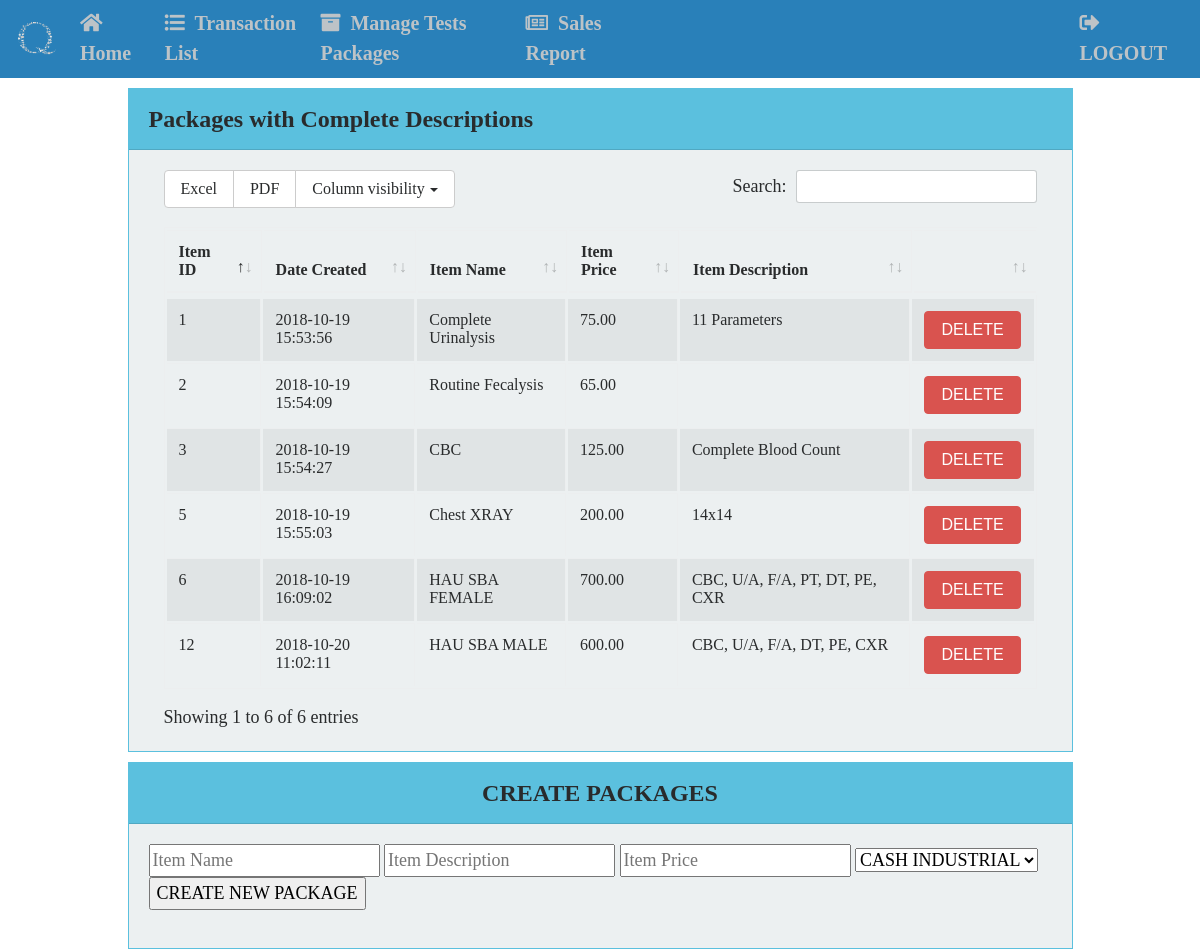
Screenshot of /cashier/ItemCash.php (signed in) with the database file from the repository.
### tables this page shows
CREATE TABLE `qpd_items` (
  `ItemID` int(13) NOT NULL,
  `ItemName` varchar(255) NOT NULL,
  `ItemPrice` decimal(19,2) NOT NULL,
  `ItemDescription` varchar(255) NOT NULL,
  `ItemType` varchar(50) NOT NULL,
  `CreationDate` datetime NOT NULL DEFAULT CURRENT_TIMESTAMP,
  `DateUpdate` datetime NOT NULL
);

### classes/pack.php (called while the page is built, shortened)
<?php
class pack {
	public function fetch_all(){
		global $pdo;
		$query = $pdo->prepare("SELECT * FROM qpd_items WHERE ItemType LIKE 'Cash%' ORDER BY ItemID desc");
		$query->execute();
		return $query->fetchAll();
	}
}
?>

### cashier/ItemCash.php (the view, shortened to what this page needs)
<?php
include_once('../connection.php');
include_once('../classes/pack.php');
$pack = new pack;
$pack = $pack->fetch_all();
?>
<html>
	<head>
		<link rel="stylesheet" type="text/css" href="../source/bootstrap4/css/bootstrap.css">
		<link rel="stylesheet" type="text/css" href="../source/CDN/dataTables.bootstrap4.min.css">
		<link rel="stylesheet" type="text/css" href="../source/CDN/buttons.bootstrap4.min.css	">
	</head>
<body>
<?php include_once('cashsidebar.php');?>
<div class="container-fluid">
<div class="col-md-10 offset-sm-1">
	<div class="card card-info" style="border-radius: 0px; margin-top: 10px;">
		<div class="card-header"><b>Packages with Complete Descriptions</b></div>
		<div class="card-block">
		<table id="example" class="table table-striped table-bordered" style="width:100%">
					<thead>
                    	<th>Item ID</th>
                    	<th>Date Created</th>
						<th>Item Name</th>
						<th>Item Price</th>
						<th>Item Description</th>
						<th></th>
					</thead>
						<?php foreach  ($pack as $pack) {  ?>
					<tr>
							<td>
								<?php echo $pack['ItemID']?>
							</td>
							<td>
								<?php echo $pack['CreationDate']?>
							</td>
							<td>
								<?php echo $pack['ItemName']?>
							</td>
							<td>
								<?php echo $pack['ItemPrice']?>
							</td>
							<td>
								<?php echo $pack['ItemDescription']?>
							</td>
							<td >
								<button type="button" class="btn btn-danger" onclick="javascript:confirmationDelete($(this));return false;" href = 'DeletePack.php?id=<?php echo $pack['ItemID']?>';>DELETE</button>
							</td>
							<?php } ?>
					</tr>
    	</table>
		</div>
	</div>
</div>
<div class="col-md-10 offset-sm-1">
	<div class="card card-info" style="border-radius: 0px; margin-top: 10px;">
 		<div class="card-header"><center><b>CREATE PACKAGES</b></center></div>
		<div class="card-block">
			<div class="row">
				<div class="col">
					<form method="POST">
					<input type="" name="txtItemName" placeholder="Item Name" required="">
					<input type="" name="txtItemDescription" placeholder="Item Description" required="">
					<input type="" name="txtItemPrice" placeholder="Item Price" required="">
					<select name="CashType">
						<option value="CashIndustrial">CASH INDUSTRIAL</option>
					</select>
					<input type="submit" name="btnCreatePackage" value="CREATE NEW PACKAGE">
					</form>
				</div>
			</div>
		</div>
	</div>
</div>
</div>
</body>
</html>

### cashier/cashsidebar.php (shortened to what this page needs)
<!DOCTYPE html>
<html>
<head lang="en">
    <link href="../source/bootstrap4/css/bootstrap.css" rel="stylesheet"/>
    <link href="../source/bootstrap4/css/bootstrap.min.css" rel="stylesheet"/>
    <link rel="stylesheet" href="https://use.fontawesome.com/releases/v5.3.1/css/all.css">
</head>
<body>
<nav class="navbar navbar-toggleable-md navbar-dark navbar-custom">
  <a class="navbar-brand">
    <img src="../assets/QPDLogo.png" width="40" height="40" class="d-inline-block align-center" alt="">
  </a>
  <div class="collapse navbar-collapse" id="navbarNavAltMarkup">
    <div class="navbar-nav">
     <a class="nav-item nav-link" href="Cash.php" ><i class="fas fa-home"></i>&nbsp; Home <span class="sr-only">(current)</span></a>
      <a class="nav-item nav-link" href="TransactionListCash.php"><i class="fas fa-list-ul"></i>&nbsp; Transaction List</a>
      <a class="nav-item nav-link" href="ItemCash.php"><i class="fas fa-archive"></i>&nbsp; Manage Tests Packages</a>
      <a class="nav-item nav-link" href="CashSalesReport.php"><i class="far fa-newspaper"></i>&nbsp; Sales Report</a>
      <a class="nav-item nav-link" href="../logout.php" style="float: right; padding-left:430px; "><i class="fas fa-sign-out-alt"></i>&nbsp LOGOUT</a>
    </div>
  </div>
</nav>
</body>
</html>

### cashier/ItemCash.php (style rules this page uses)
.card-header { font-family: "Calibri"; font-size: 24px; }
.card-block, .checkbox { background-color: #ecf0f1; font-family: "Century Gothic"; font-size: 18px; }
.card-block input { font-family: "Century Gothic"; font-size: 18px; }
.card-block select { font-family: "Century Gothic"; font-size: 18px; }

### cashier/cashsidebar.php (style rules this page uses)
.navbar-custom { background-color: #2980b9; }
.navbar-nav a { font-family: "Calibri"; font-size: 20px; font-weight: bold; color:#bdc3c7; }
.navbar { background:#2980B9; }
.nav-item::after { content:'';display:block;width:0px;height:2px;background:#55D4FF;transition: 0.2s; }
.nav-link { padding:0px 5px;transition:0.2s; }

### rows the page displays
qpd_items: ItemID "12", CreationDate "2018-10-20 11:02:11", ItemName "HAU SBA MALE", ItemPrice "600.00", ItemDescription "CBC, U/A, F/A, DT, PE, CXR"
qpd_items: ItemID "6", CreationDate "2018-10-19 16:09:02", ItemName "HAU SBA FEMALE", ItemPrice "700.00", ItemDescription "CBC, U/A, F/A, PT, DT, PE, CXR"
qpd_items: ItemID "5", CreationDate "2018-10-19 15:55:03", ItemName "Chest XRAY", ItemPrice "200.00", ItemDescription "14x14"
qpd_items: ItemID "3", CreationDate "2018-10-19 15:54:27", ItemName "CBC", ItemPrice "125.00", ItemDescription "Complete Blood Count"
qpd_items: ItemID "2", CreationDate "2018-10-19 15:54:09", ItemName "Routine Fecalysis", ItemPrice "65.00"
qpd_items: ItemID "1", CreationDate "2018-10-19 15:53:56", ItemName "Complete Urinalysis", ItemPrice "75.00", ItemDescription "11 Parameters"
